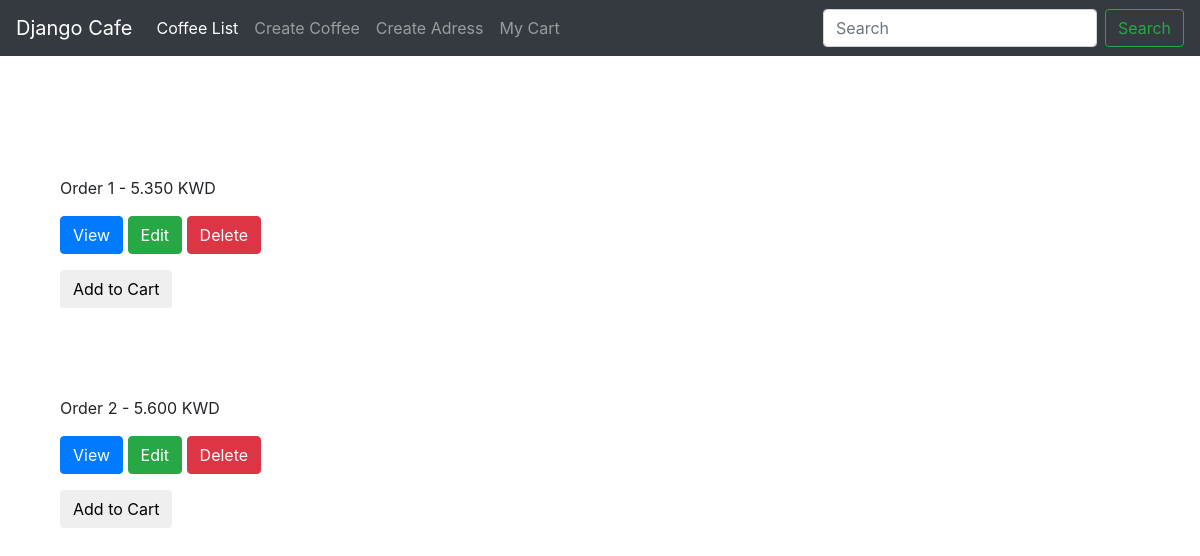
The app's page /coffee/coffeelist/ (signed in) with its own data.
### coffee/models.py (models this page shows, shortened)
class Coffee(models.Model):
	user = models.ForeignKey(User, default=1)
	name = models.CharField(max_length=20)
	shots = models.PositiveIntegerField(default=1)
	bean = models.ForeignKey(Bean, default=1)
	roast = models.ForeignKey(Roast, default=1)
	syrups = models.ManyToManyField(Syrup, blank=True)
	powders = models.ManyToManyField(Powder, blank=True)
	water = models.FloatField()
	milk = models.BooleanField(default=False)
	foam = models.FloatField()
	extrainstructions = models.TextField(null=True, blank=True)
	price = models.DecimalField(max_digits=6, decimal_places=3, null=True)
	def get_absolute_url(self):
		return reverse("coffee:coffeedetail", kwargs={"post_id": self.id})

### coffee/views.py (the view)
def coffee_list(request):
	object_list = Coffee.objects.filter(user=request.user)
	context = {
	"object_list": object_list
	}
	return render(request, 'coffee_list.html', context)

### coffee/templates/coffee_list.html (shortened to what this page needs)
{% extends "base.html" %}
{% block content %}
{% for object in object_list %}
	<div class="col-sm-6">
	<br><br><br>
				<p>{{object.name}} - {{object.price}} KWD</p>
				<p>
				  <a href="{{object.get_absolute_url}}" class="btn btn-primary">View</a>
				  <a href="{% url 'coffee:coffeeupdate' post_id=object.id %}" class="btn btn-success">Edit</a>
				  <a href="{% url 'coffee:coffeedelete' post_id=object.id %}" class="btn btn-danger">Delete</a>
				  <form action="{% url 'cart:mycart' %}" method="GET">
				  	<input type="submit" class="btn btn-default" value="Add to Cart">
				  </form>
				</p>
			</div>
{% endfor %}
{% endblock content %}

### records on screen
Coffee: name "Order 1", price "5.350"
Coffee: name "Order 2", price "5.600"
